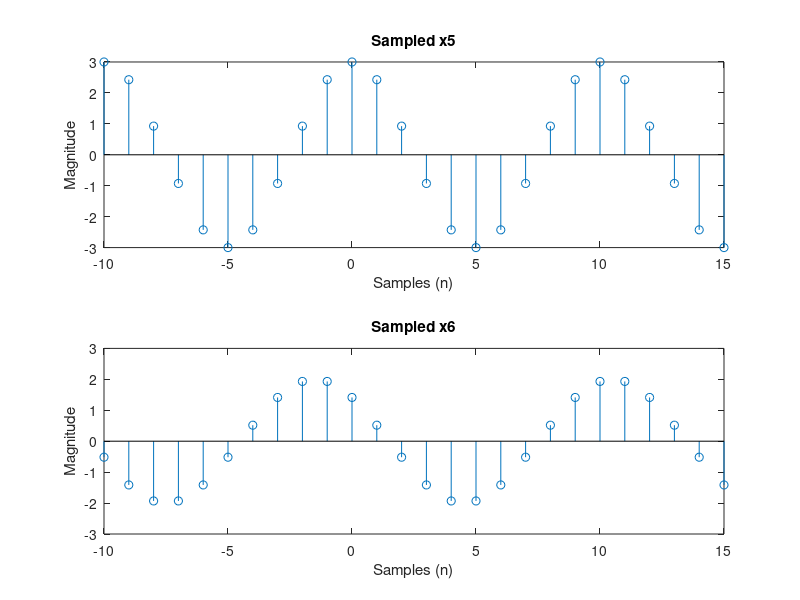

Source code (MATLAB):
   
 %%Sample space:
   step = 1;
   starts = -10;
   ends = 25;
   n = (starts:1:ends)';
 %Signals
   x5 = 3*cos((2*pi)/10*n);
   x6 = 2*cos((2*pi)/12*n+pi/4);
 %%Plot:
   figure;
   subplot(2,1,1),stem(n,x5),xlabel('Samples (n)'),ylabel('Magnitude'),title('Sampled x5'),axis([-10 15 -3 3]);
   subplot(2,1,2),stem(n,x6),xlabel('Samples (n)'),ylabel('Magnitude'),title('Sampled x6'), axis([-10 15 -3 3]);
   